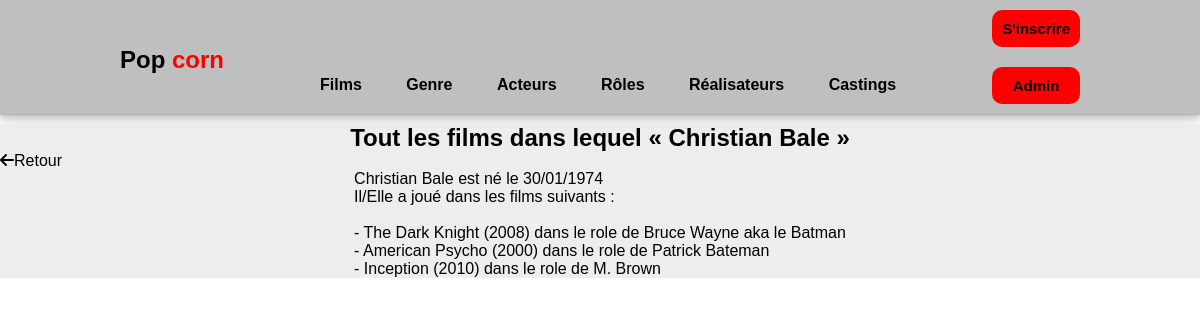
Page /index.php?action=detailsActor&id=2 on the committed database.
### tables this page shows
CREATE TABLE IF NOT EXISTS `actor` (
  `id_actor` int(11) NOT NULL AUTO_INCREMENT,
  `firstname` varchar(100) DEFAULT NULL,
  `lastname` varchar(100) DEFAULT NULL,
  `sexe` varchar(50) DEFAULT NULL,
  `birthdate` date DEFAULT NULL,
  PRIMARY KEY (`id_actor`)
);

CREATE TABLE IF NOT EXISTS `movie` (
  `id_movie` int(11) NOT NULL AUTO_INCREMENT,
  `movie_name` varchar(50) DEFAULT NULL,
  `release_year` year(4) DEFAULT NULL,
  `movie_length` int(11) DEFAULT NULL,
  `synopsis` longtext,
  `url_img` longtext,
  `genre_id` int(11) DEFAULT NULL,
  `director_id` int(11) DEFAULT NULL,
  `note` int(11) DEFAULT NULL,
  PRIMARY KEY (`id_movie`),
  KEY `FK1_movie_genre` (`genre_id`),
  KEY `FK2_movie_director` (`director_id`),
  CONSTRAINT `FK1_movie_genre` FOREIGN KEY (`genre_id`) REFERENCES `genre` (`id_genre`),
  CONSTRAINT `FK2_movie_director` FOREIGN KEY (`director_id`) REFERENCES `director` (`id_director`)
);

CREATE TABLE IF NOT EXISTS `role` (
  `id_role` int(11) NOT NULL AUTO_INCREMENT,
  `role_name` varchar(50) DEFAULT NULL,
  PRIMARY KEY (`id_role`)
);

### controller/CinemaController.php (called while the page is built, shortened)
<?php
class CinemaController
{
	public function detailsActor($id_actor)
	{
		$pdo = Connect::connectToDb();
		$request_actor_infos = $pdo->prepare("
			SELECT a.id_actor, a.firstname, a.lastname, a.sexe, DATE_FORMAT(a.birthdate, '%d/%m/%Y') AS birthdate
			FROM actor a
			WHERE a.id_actor = :id_actor
		");
		$request_actor_infos->execute(["id_actor" => $id_actor]);
		$pdo = Connect::connectToDb();
		$request_actor_list_movies = $pdo->prepare("
			SELECT a.id_actor, m.movie_name, m.release_year, r.role_name, m.id_movie
			FROM actor a
			INNER JOIN casting c ON c.actor_id = a.id_actor
			INNER JOIN movie m ON m.id_movie = c.movie_id
			INNER JOIN role r ON r.id_role = c.role_id
			WHERE a.id_actor = :id_actor
		");
		$request_actor_list_movies->execute(["id_actor" => $id_actor]);
		require "view/detailsActor.php";
	}
}

### view/detailsActor.php (the view, shortened to what this page needs)
<a href="index.php?action=listActors" class="button"><i class="fa-solid fa-arrow-left"></i>Retour</a>
<div class="movie-card-list">
	<div class="movie-card-detail">
		<?php
			if(isset($request_actor_infos)){
				$actor_infos = $request_actor_infos->fetch();?>
				<span><?=$actor_infos["firstname"]." ".$actor_infos["lastname"]." est né le ".$actor_infos["birthdate"]?><br></span>
				<span>Il/Elle a joué dans les films suivants : <br><br></span>
				<?php } ?>
				<?php
			if($request_actor_list_movies->rowCount()>0){
				foreach($request_actor_list_movies->fetchAll() as $actor_movie){ ?>
				<span> - <a href="index.php?action=detailsMovie&id=<?=$actor_movie['id_movie']?>"><?= $actor_movie["movie_name"]."</a> (". $actor_movie["release_year"].")
				dans le role de ".$actor_movie["role_name"]?><br> </span>
			<?php
}
}else{ ?>
				<span class="error">Cet acteur n'a joué dans aucun film.</span>
				<?php
			}
			$secondary_title = 'Tout les films dans lequel « '.ucfirst($actor_infos["firstname"])." ".ucfirst($actor_infos["lastname"])." »";
			?>
	</div>
</div>
<?php
$content = ob_get_clean();
require "view/template.php";
 ?>

### view/template.php (shortened to what this page needs)
<!DOCTYPE html>
<html lang="en">
<head>
    <link rel="stylesheet" href="style.css">
</head>
<body>
    <nav>
        <h2 class="logo"><a href="index.php?action=listMovies"> Pop <span class="corn">corn</a></h2>
        <ul class="menu">
            <li><a href="index.php?action=listMovies">Films</a></li>
            <li><a href="index.php?action=listGenres">Genre</a></li>
            <li><a href="index.php?action=listActors">Acteurs</a></li>
            <li><a href="index.php?action=listRoles">Rôles</a></li>
            <li><a href="index.php?action=listDirectors">Réalisateurs</a></li>
            <li><a href="index.php?action=listCastings">Castings</a></li>
        </ul>
        <div class="account-access">
            <a class="subscribe">S'inscrire</a>
            <a class="subscribe" href="index.php?action=admin">Admin</a>
        </div>
    </nav>
            <main>
            <?php if (isset($secondary_title)) { ?>
                <h2 class="list-title"><?= $secondary_title ?></h2>
            <?php } ?>
            <?php if (isset($content)) { ?>
                <?= $content ?>
            <?php } ?>
            </main>
</body>
</html>

### style.css (style rules this page uses)
* { margin: 0; padding: 0; color: black; font-family: "Poppins", sans-serif; text-decoration: none; list-style: none; }
:root { --light-gray: rgb(106, 106, 106); --clickable: rgb(255, 0, 0); }
* { box-sizing: border-box; font-family: "Josefin Sans", sans-serif; }
main { background-color: #ededed; width: 100%; }
nav { display: flex; align-items: flex-end; flex-direction: row; justify-content: space-between; padding-left: 10%; padding-right: 10%; background-color: #bfbfbf; box-shadow: rgba(0, 0, 0, 0.07) 0px 1px 1px, rgba(0, 0, 0, 0.07) 0px 2px 2px, rgba(0, 0, 0, 0.07) 0px 4px 4px, rgba(0, 0, 0, 0.07) 0px 8px 8px, rgba(0, 0, 0, 0.07) 0px 16px 16px; }
nav h2 { margin-bottom: 40px; }
.logo { color: black; font-size: 28px; }
span.corn { color: var(--clickable); }
nav ul li { list-style-type: none; padding: 20px 20px; display: inline-block; }
nav ul li a { color: black; text-decoration: none; font-weight: bold; }
.account-access { display: flex; flex-direction: column; }
a.subscribe { padding: 10px; border: none; background: var(--clickable); border-radius: 10px; color: black; font-weight: bold; font-size: 15px; transition: 0.4s; margin-top: 10px; margin-bottom: 10px; display: flex; justify-content: center; }
h2.logo { font-size: x-large; }
h2.list-title { display: flex; justify-content: center; margin-top: 10px; }
.movie-card-list { display: flex; flex-direction: column; align-items: center; }

### rows in the picture
actor: secondary_title "Tout les films dans lequel « Christian Bale »", firstname "Christian", lastname "Bale", movie.movie_name "The Dark Knight", movie.release_year "2008", role.role_name "Bruce Wayne aka le Batman", movie.movie_name "American Psycho", movie.release_year "2000", role.role_name "Patrick Bateman", movie.movie_name "Inception", movie.release_year "2010", role.role_name "M. Brown"

### other values in the picture
$actor_infos["birthdate"] "30/01/1974"
